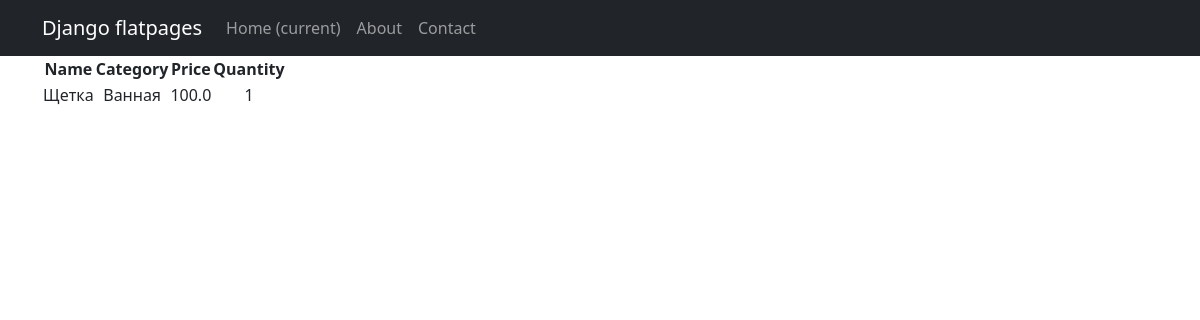
Screenshot of /products/2/ with the database file from the repository.
### simpleapp/models.py (models this page shows, shortened)
class Product(models.Model):
    name = models.CharField(max_length=200)
    price = models.FloatField(validators=[MinValueValidator(0.0, 'Price should be >= 0.0')])
    quantity = models.IntegerField(validators=[MinValueValidator(0, 'Quantity should be >= 0')])
    category = models.ForeignKey('Category', on_delete=models.CASCADE)

class Category(models.Model):
    name = models.CharField(max_length=200)

### simpleapp/views.py (the view)
# urls.py: path('<int:pk>/', ProductDetailView.as_view(), name='product_detail'),  # Ссылка на детали товара
class ProductDetailView(DetailView):
    template_name = 'simpleapp/product_detail.html'
    queryset = Product.objects.all()

### templates/simpleapp/product_detail.html (shortened to what this page needs)
{% extends 'flatpages/default.html' %}
{% block content %}
<table>
    <thead>
        <th>
            Name
        </th>
        <th>
            Category
        </th>
        <th>
            Price
        </th>
        <th>
            Quantity
        </th>
    </thead>
    <tr>
        <td>
            {{ product.name|title }}
        </td>
        <td>
            {{ product.category.name|title }}
        </td>
        <td>
            {{ product.price }}
        </td>
        <td>
            {{ product.quantity }}
        </td>
    </tr>
</table>
{% endblock content %}

### rows the page displays
Product: name "Щетка", category.name "Ванная", price "100.0", quantity "1"
